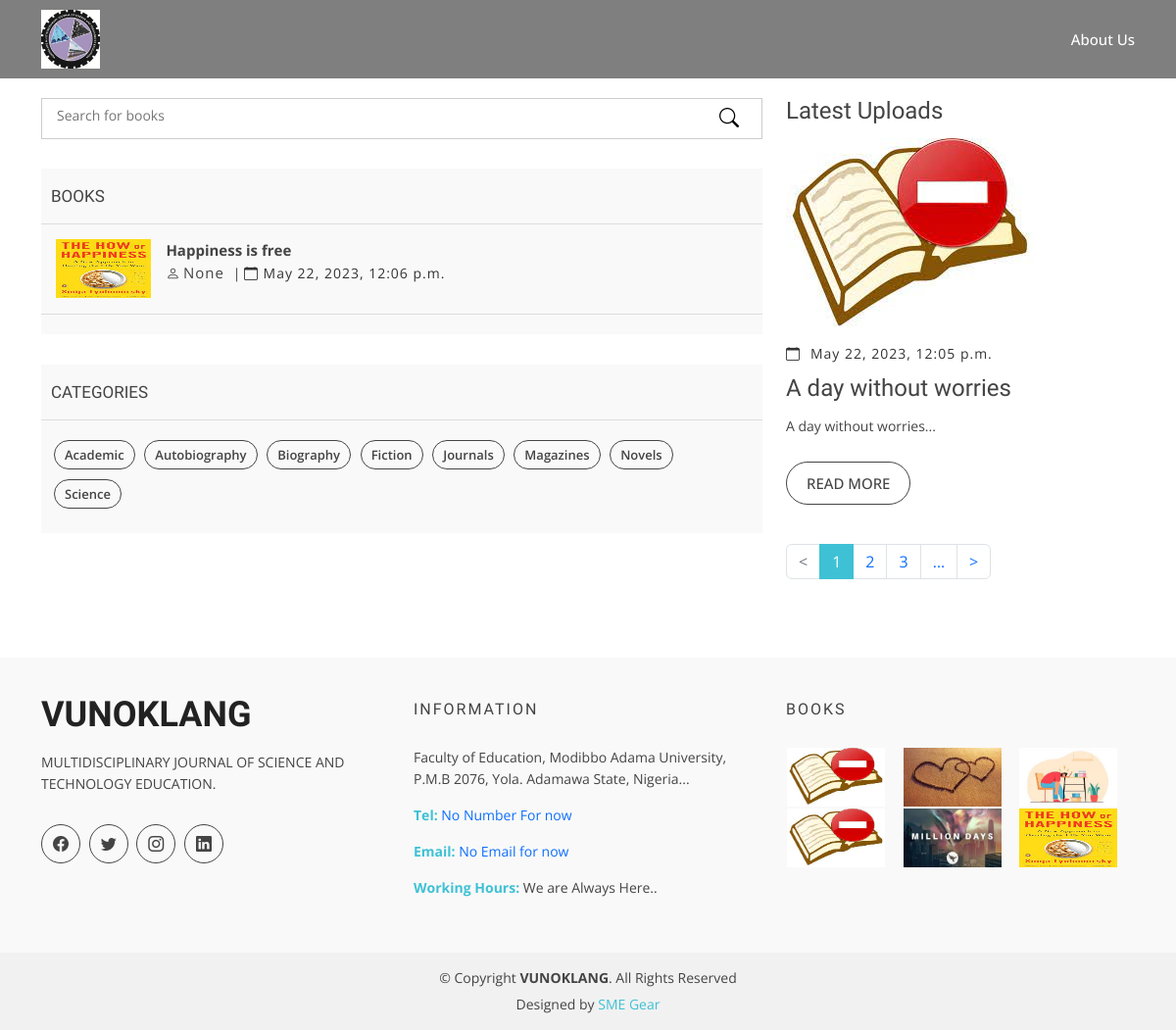
Before: /category/6/ with the older database file.
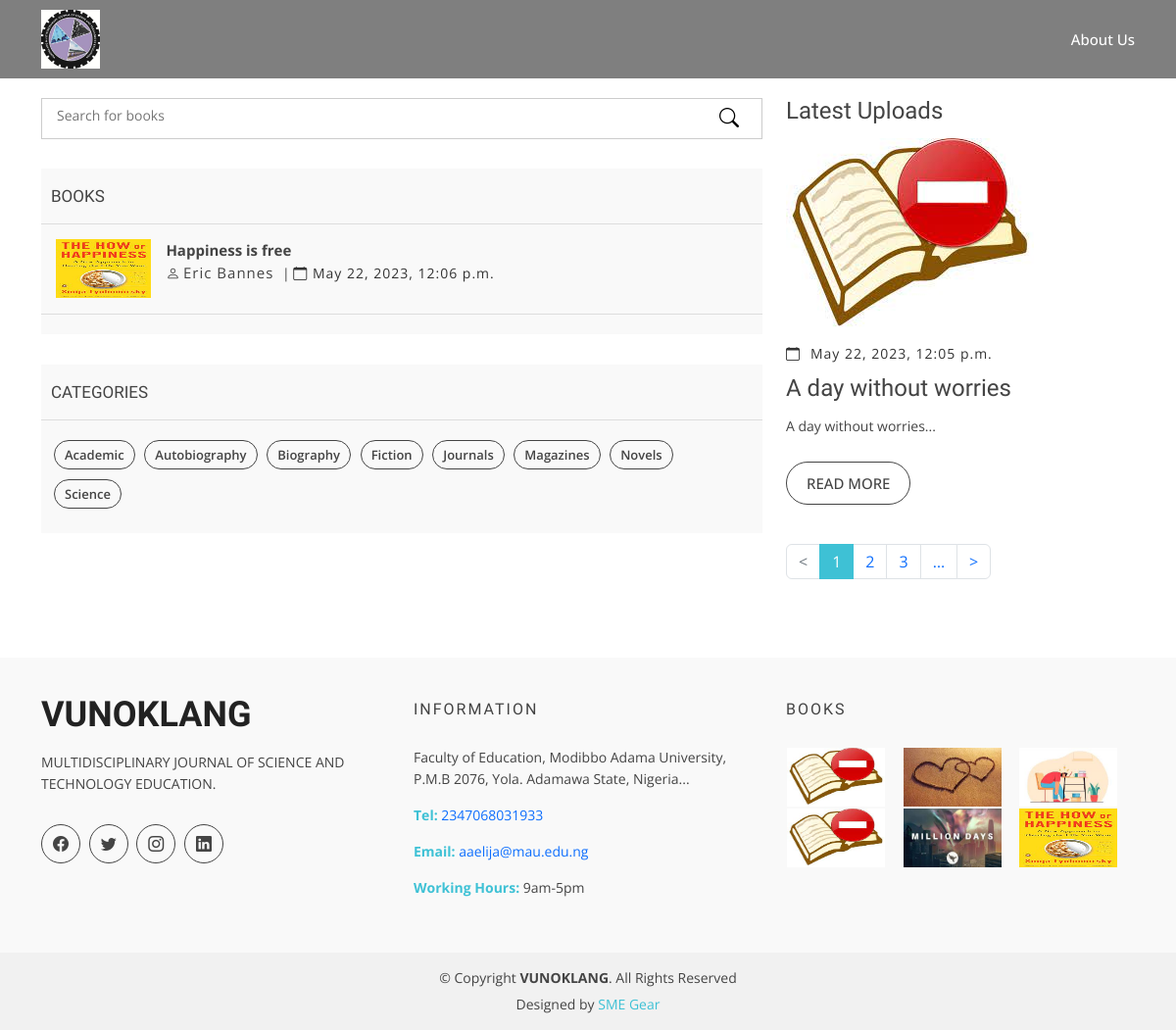
After: the same page with the newer database file.
### academic_journals_app/models.py (models this page shows, shortened)
class BookDetailPost(models.Model):
    title = models.CharField(max_length=200, unique=True, help_text="The name of your book") #Title of the Article
    slug = models.SlugField(max_length=200, unique=True,help_text="Don't Edit, It Populates itself", null=True, blank=True) #Unique identifier for the article
    author = models.CharField( max_length=250,null=True, blank=True) #Author of the Article
    description = models.TextField(help_text="A short description of your book") #Short Description of the article
    quote = models.CharField(max_length=300, null=True, blank=True)
    category = models.ForeignKey(Category, related_name='category', on_delete=models.SET_NULL,null=True, blank=True, help_text="Choose the ctegory your book fall in.") #Category of the article
    keywords = models.CharField(max_length=250, help_text="Choose keywords to locate your book easier", null=True, blank=True) #Keywords to be used in SEO
    cover = models.ImageField(upload_to='book_covers/', null=True, blank=True) #Cover Image of the article
    book = models.FileField(upload_to='books/',null=True, help_text='Upload your book here')# The book
    created_on = models.DateTimeField(auto_now_add=True) #Date of creation
    updated_on = models.DateTimeField(auto_now=True) #Date of updation
    status = models.CharField(choices=STATUS, max_length=200, default="Published") #Status of the Article either Draft or Published
    def get_total_comments(self):
        return Comment.objects.filter(comment=self).count()
    def get_absolute_url(self):
        return reverse("book_detail", args=[str(self.slug)])

class Owner_Details(models.Model):
    meta_author = models.CharField(max_length=200, null=True,blank=True, help_text="Seo author name")
    meta_description = models.CharField(max_length=200, null=True,blank=True, help_text="Seo description")
    meta_keywords = models.TextField(null=True,blank=True, help_text="Seo keywords" )
    title=models.CharField(max_length=200, null=True, blank=True, default="My site", help_text="Name of your site")
    favicon = models.ImageField(null=True, blank=True, help_text="image that appears on your url")
    logo = models.ImageField(null=True, blank=True, help_text="Logo that appears on your site")
    site_description = models.CharField(max_length=300, null=True, blank=True, help_text="A logo alternative in written form")
    footer_title = models.CharField(max_length=300, null=True, blank=True, help_text="Your footer title")
    footer_description = models.CharField(max_length=300, null=True, blank=True, help_text="Your footer description")
    facebook= models.URLField(null=True, blank=True, help_text="Facebook url")
    Twitter= models.URLField(null=True, blank=True, help_text="Twitter url")
    Instagram= models.URLField(null=True, blank=True, help_text="Instagram url")
    linkedIn= models.URLField(null=True, blank=True, help_text="Linkedin url")
    Address = models.CharField(max_length=1000, null=True, blank=True, help_text="Your Address")
    Tel = models.IntegerField(null=True, blank=True,help_text="Your phone number")
    Email = models.EmailField(null=True, blank=True,help_text="Your Email Address")
    Working_hours = models.CharField(max_length=300, null=True, blank=True, help_text="Your specific working hours")
    class Meta:
        verbose_name = "Owner_Detail"
        verbose_name_plural = "Owner_Details"

### academic_journals_app/views.py (the view)
# urls.py: path('category/<str:title>/', category_id, name="category_id"),
def category_id(request, title):
    query, owner = latest_uploads()
    category = Category.objects.all()
    category_id = BookDetailPost.objects.filter(category=title)
    page_data = paginator_page(request)
    pages = page_data['book_page']
    context = { 'category_id': category_id,
               'category': category,
               'book_page': pages,
               'owner': owner,
               'new_query':query
                 }
    return render(request, 'category-option-id.html', context)

### academic_journals_app/utils.py (called while the page is built)
def paginator_page(request):
    BookDetailPost_list = BookDetailPost.objects.all()
    page = request.GET.get('page', 1)
    paginator = Paginator(BookDetailPost_list, 1)
    try:
        pages = paginator.page(page)
    except PageNotAnInteger:
        pages = paginator.page(1)
    except EmptyPage:
        pages = paginator.page(paginator.num_pages)
    return {'book_page': pages}

def latest_uploads():
    try:
        queryset2=BookDetailPost.objects.all().order_by('-created_on')[:6]
    except:
        queryset2 = BookDetailPost.objects.all()
    try:
        owner = Owner_Details.objects.get()
    except:
        owner = Owner_Details.objects.all()
    return queryset2, owner

### templates/category-option-id.html (shortened to what the changed rows need)
{% extends 'main.html' %}
{% load static %}
{% block content %}
    <main id="main">
        <div class="blog-page area-padding">
            <div class="container">
                <div class="row new_row">
                    <div class="col-lg-8 col-md-8">
                        <div class="page-head-blog">
                            <div class="single-blog-page">
                                <div class="left-blog">
                                    <div class="recent-post">
                                        {% if category_id %}
                                        {% for book in category_id  %}
                                        <div class="recent-single-post">
                                            <div class="post-img">
                                                {% if book.cover %}
                                                <a href="{{book.get_absolute_url}}">
                                                    <img src="{{book.cover.url}}" alt="{{book.title}}" style="width: 100px; height: 60px;">
                                                </a>
                                                {% else %}
                                                <a href="{{book.get_absolute_url}}">
                                                    <img src="{% static 'img/background/empty.jfif' %}" alt="No image here" style="width: 100px; height: 60px;">
                                                </a>
                                                {% endif %}
                                            </div>
                                            <div class="pst-content">
                                                <p>
                                                    <a href="{{book.get_absolute_url}}"> <strong>{{book.title}}</strong></a>
                                                    <br>
                                                    <span class="comments-type">
                                                        <i class="bi bi-person"></i>
                                                        <a href="{{book.get_absolute_url}}"> {{book.author}}</a>
                                                        </span> |
                                                    <span class="date-type">
                                                      <i class="bi bi-calendar"></i> {{book.created_on}}
                                                    </span>
                                                </p>
                                            </div>
                                        </div>
                                        {% endfor %}
                                        {% else %}
                                        <p> No books in this Category </p>
                                        {% endif %}
                                    </div>
                                </div>
                            </div>
                        </div>
                    </div>
                </div>
            </div>
        </div>
    </main>
{% endblock %}

### templates/main.html (shortened to what the changed rows need)
<!DOCTYPE html>
{% load static %}
<html lang="en">
<head>
    <link href="{% static 'vendor/animate.css/animate.min.css' %}" rel="stylesheet">
    <link href="{% static 'vendor/bootstrap/css/bootstrap.min.css' %}" rel="stylesheet">
    <link href="{% static 'vendor/bootstrap-icons/bootstrap-icons.css' %}" rel="stylesheet">
    <link href="{% static 'vendor/glightbox/css/glightbox.min.css' %}" rel="stylesheet">
    <link href="{% static 'vendor/swiper/swiper-bundle.min.css' %}" rel="stylesheet">
    <link href="{% static 'css/style.css'%}" rel="stylesheet">
</head>
<body>
    <header id="header" class="fixed-top d-flex align-items-center">
        <div class="container d-flex justify-content-between">
            <div class="logo d-flex">
                {% if  owner.site_description%}
                <h1><a href="{%url 'home'%}"><span></span>{{owner.site_description}}</a></h1>
                {% else%}
                <a href="{%url 'home'%}"><img src="{{owner.logo.url}}" alt="{{owner.title}}" class="img-fluid"></a>
                {% endif %}
            </div>
        </div>
    </header>
    {% block content %}
    {% endblock %}
    <footer>
        <div class="footer-area">
            <div class="container">
                <div class="row">
                    <div class="col-md-4">
                        <div class="footer-content">
                            <div class="footer-head">
                                <div class="footer-logo">
                                    <h2>{{owner.footer_title}} </h2>
                                </div>
                                <p>{{owner.footer_description}}.</p>
                                <div class="footer-icons">
                                    <ul>
                                    </ul>
                                </div>
                            </div>
                        </div>
                    </div>
                    <div class="col-md-4">
                        <div class="footer-content">
                            <div class="footer-head">
                                <h4>information</h4>
                                <p>
                                   {{owner.Address}}..
                                </p>
                                <div class="footer-contacts">
                                    {% if owner.Tel %}
                                    <p><span>Tel:</span><a href="tel:{{owner.Tel}}"> {{owner.Tel}}</a> </p>
                                    {% else %}
                                    <p><span>Tel:</span><a href="#"> No Number For now</a> </p>
                                    {% endif %}
                                    {% if owner.Email %}
                                    <p><span>Email:</span><a href="mailto:{{owner.Email}}"> {{owner.Email}}</a> </p>
                                    {% else %}
                                    <p><span>Email:</span><a href="#"> No Email for now</a> </p>
                                    {% endif %}
                                    {% if  owner.Working_hours%}
                                    <p><span>Working Hours:</span> {{owner.Working_hours}}</p>
                                    {% else %}
                                    <p><span>Working Hours:</span> We are Always Here..</p>
                                    {% endif %}
                                </div>
                            </div>
                        </div>
                    </div>
                    <div class="col-md-4">
                        <div class="footer-content">
                            <div class="footer-head">
                                <div class="flicker-img">
                                    {% for image in new_query %}
                                    {% if image.cover %}
                                    <a href="{{image.get_absolute_url}}"><img src="{{image.cover.url}}" alt="{{image.title}}" title="{{image.title}}" style="width: 100px; height: 60px;"></a>
                                    {% else %}
                                    <a href="{{image.get_absolute_url}}"><img src="{% static 'img/background/empty.jfif' %}" alt="No image here" title="{{image.title}}" style="width: 100px; height: 60px;"></a>
                                    {% endif %}
                                    {% endfor %}
                                </div>
                            </div>
                        </div>
                    </div>
                </div>
            </div>
        </div>
        <div class="footer-area-bottom">
            <div class="container">
                <div class="row">
                    <div class="col-md-12 col-sm-12 col-xs-12">
                        <div class="copyright text-center">
                            <p>
                                &copy; Copyright <strong>{{owner.title}}</strong>. All Rights Reserved
                            </p>
                        </div>
                    </div>
                </div>
            </div>
        </div>
    </footer>
</body>
</html>

Changed rows visible on the page:
changed Owner_Details "VUNOKLANG": Tel (not shown) → "2347068031933"; Email (not shown) → "aaelija@mau.edu.ng"; Working_hours (not shown) → "9am-5pm"
changed BookDetailPost "Happiness is free": author "None" → "Eric Bannes"
Other visible differences:
text no longer shown: "No Number For now No Email for now We are Always Here.."
